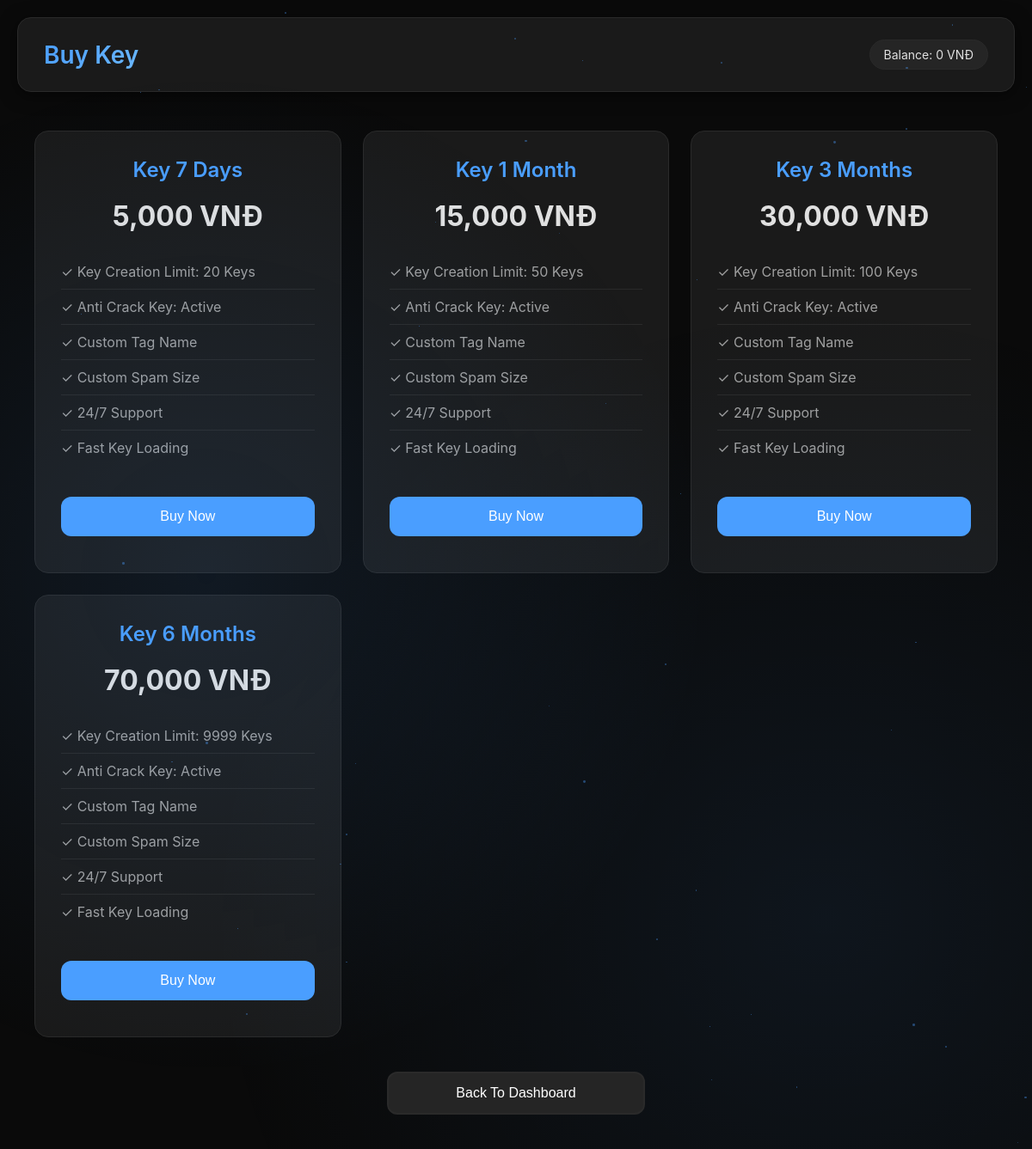
Screenshot of /buy_key.php (signed in) with the database file from the repository.
### tables this page shows
CREATE TABLE users (
        id INTEGER PRIMARY KEY AUTOINCREMENT,
        email TEXT UNIQUE NOT NULL,
        password TEXT NOT NULL,
        balance INTEGER DEFAULT 0,
        is_admin INTEGER DEFAULT 0,
        is_sub_admin INTEGER DEFAULT 0,
        plan TEXT DEFAULT 'free',
        plan_expire TEXT,
        key_limit INTEGER DEFAULT 0
    );

CREATE TABLE plans (
        id INTEGER PRIMARY KEY AUTOINCREMENT,
        name TEXT NOT NULL,
        duration INTEGER NOT NULL,
        price INTEGER NOT NULL,
        key_limit INTEGER NOT NULL
    );

### admin.php (called while the page is built, shortened)
<?php
function getPlans() {
    $db = getDb();
    $stmt = $db->query('SELECT * FROM plans ORDER BY duration ASC');
    return $stmt->fetchAll(PDO::FETCH_ASSOC);
}
function getUserInfo($uid) {
    $db = getDb();
    $stmt = $db->prepare('SELECT * FROM users WHERE id=?');
    $stmt->execute([$uid]);
    return $stmt->fetch(PDO::FETCH_ASSOC);
}
?>

### buy_key.php (the view, shortened to what this page needs)
<?php
require_once 'admin.php';
$user = getUserInfo(getUserId());
$plans = getPlans();
?>
<!DOCTYPE html>
<html>
<head>
    <link rel="stylesheet" href="style.css">
</head>
<body class="dashboard-body">
    <div class="particles"></div>
    <div class="header">
        <h1>Buy Key</h1>
        <div class="balance-display">
            <span>Balance: <?= number_format($user['balance']) ?> VNĐ</span>
        </div>
    </div>
    <div class="plans-container">
        <?php foreach ($plans as $plan): ?>
        <div class="plan-card">
            <h2><?= htmlspecialchars($plan['name']) ?></h2>
            <div class="plan-price"><?= number_format($plan['price']) ?> VNĐ</div>
            <div class="plan-features">
                <div class="feature">✓ Key Creation Limit: <?= $plan['key_limit'] ?> Keys</div>
                <div class="feature">✓ Anti Crack Key: Active</div>
                <div class="feature">✓ Custom Tag Name</div>
                <div class="feature">✓ Custom Spam Size</div>
                <div class="feature">✓ 24/7 Support</div>
                <div class="feature">✓ Fast Key Loading</div>
            </div>
            <form method="POST">
                <button type="submit" class="btn">Buy Now</button>
            </form>
        </div>
        <?php endforeach; ?>
    </div>
    <button onclick="location.href='dashboard.php'" class="btn btn-secondary" style="margin: 20px auto; display: block; width: 300px;">Back To Dashboard</button>
</body>
</html>

### style.css (style rules this page uses)
* { margin: 0; padding: 0; box-sizing: border-box; }
:root { --bg-dark: #0a0a0a; --bg-card: #1a1a1a; --bg-hover: #252525; --text-primary: #e0e0e0; --text-secondary: #a0a0a0; --accent: #4a9eff; --accent-hover: #3a8eef; --success: #4caf50; --danger: #f44336; --border: #2a2a2a; }
body { font-family: -apple-system, BlinkMacSystemFont, 'Segoe UI', Roboto, 'Helvetica Neue', Arial, sans-serif; background: var(--bg-dark); color: var(--text-primary); min-height: 100vh; display: flex; justify-content: center; align-items: center; position: relative; overflow-x: hidden; }
.dashboard-body { display: block; padding: 20px; align-items: flex-start; }
.particles { position: fixed; top: 0; left: 0; width: 100%; height: 100%; pointer-events: none; z-index: 0; background: radial-gradient(circle at 20% 50%, rgba(74, 158, 255, 0.1) 0%, transparent 50%), radial-gradient(circle at 80% 80%, rgba(74, 158, 255, 0.08) 0%, transparent 50%); animation: particleMove 20s ease-in-out infinite; }
h1 { font-size: 32px; font-weight: 600; margin-bottom: 30px; text-align: center; background: linear-gradient(135deg, var(--accent), #6ab7ff); -webkit-background-clip: text; -webkit-text-fill-color: transparent; background-clip: text; }
h2 { font-size: 24px; font-weight: 600; margin-bottom: 25px; color: var(--text-primary); }
.btn { width: 100%; padding: 14px; margin: 12px 0; background: var(--accent); color: white; border: none; border-radius: 12px; font-size: 16px; font-weight: 500; cursor: pointer; transition: all 0.3s cubic-bezier(0.4, 0, 0.2, 1); position: relative; overflow: hidden; }
.btn::before { content: ''; position: absolute; top: 50%; left: 50%; width: 0; height: 0; border-radius: 50%; background: rgba(255, 255, 255, 0.2); transform: translate(-50%, -50%); transition: width 0.6s, height 0.6s; }
.btn-secondary { background: var(--bg-hover); border: 2px solid var(--border); }
.header { background: var(--bg-card); padding: 25px 30px; border-radius: 16px; border: 1px solid var(--border); margin-bottom: 25px; display: flex; justify-content: space-between; align-items: center; flex-wrap: wrap; gap: 15px; box-shadow: 0 4px 20px rgba(0, 0, 0, 0.5); animation: slideDown 0.5s cubic-bezier(0.16, 1, 0.3, 1); }
.header h1 { margin: 0; font-size: 28px; background: linear-gradient(135deg, var(--accent), #6ab7ff); -webkit-background-clip: text; -webkit-text-fill-color: transparent; background-clip: text; }
.balance-display { display: flex; gap: 15px; align-items: center; font-size: 14px; }
.balance-display span, .balance-display p { background: var(--bg-hover); padding: 8px 16px; border-radius: 20px; border: 1px solid var(--border); }
.plans-container { display: grid; grid-template-columns: repeat(auto-fit, minmax(280px, 1fr)); gap: 25px; padding: 20px; max-width: 1400px; margin: 0 auto; }
.plan-card { background: var(--bg-card); padding: 30px; border-radius: 16px; border: 1px solid var(--border); transition: all 0.3s; text-align: center; }
.plan-card h2 { color: var(--accent); margin-bottom: 15px; font-size: 24px; }
.plan-price { font-size: 32px; font-weight: 700; color: var(--text-primary); margin: 20px 0; }
.plan-features { text-align: left; margin: 25px 0; }
.feature { padding: 10px 0; color: var(--text-secondary); border-bottom: 1px solid var(--border); }
.feature:last-child { border-bottom: none; }

### rows the page displays
users: balance "0"
plans: name "Key 7 Days", price "5,000", key_limit "20"
plans: name "Key 1 Month", price "15,000", key_limit "50"
plans: name "Key 3 Months", price "30,000", key_limit "100"
plans: name "Key 6 Months", price "70,000", key_limit "9999"
